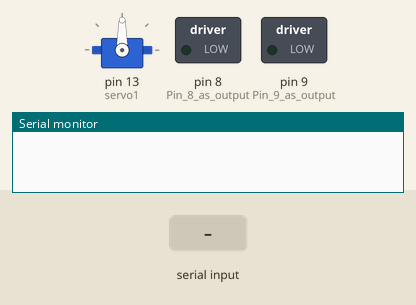
Simulated run of this sketch. Board: Arduino Uno, built with avr-gcc and run on an emulated ATmega328P. On the bench: servo, switched loads named in the sketch (green lamp = pin HIGH), the last lines printed to the serial monitor. The inputs (shaded band) are chosen by the test bench.

Above: at 6.2 s.
6.3 s: "Recycle" received over Serial
At 7.6 s:
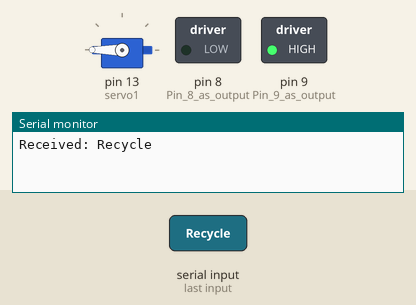
8.8 s: "Trash" received over Serial
At 11.1 s:
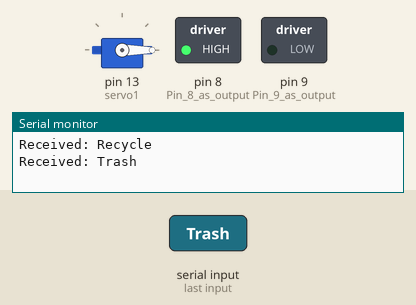
Timing chart, 0 to 13.8 s (numbered marks = the images above; inputs shaded):
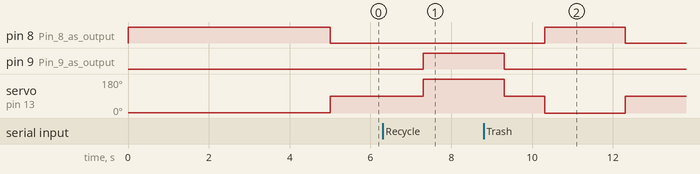

Measured:
- after the input at 6.3 s, pin 9 (Pin_9_as_output): LOW → HIGH after 1.0 s; servo on pin 13 (servo1): 90° → 180° after 1.0 s
- after the input at 8.8 s, pin 8 (Pin_8_as_output): LOW → HIGH after 1.5 s, → LOW 2.0 s later

The sketch:

sketch_feb_Ver2.ino
```cpp
#include <LiquidCrystal.h>
#include <Servo.h>

// Define servo motor objects
Servo servo1;
Servo servo2;
// Initialize the LCD with the 4-bit mode pins: RS, EN, D4, D5, D6
//LiquidCrystal lcd_1(7, 6, 5, 4, 3, 2);

// Arduino Code to dynamically receive data from Serial

String incomingData = "";  // Variable to store incoming data

void setup() {

  servo1.attach(13);  // Servo 1 connected to pin 12 a

  servo1.write(0);


  Serial.begin(9600);  // Initialize serial communication at 9600 baud rate

  pinMode(8, OUTPUT);  // Pin 8 as output
  pinMode(9, OUTPUT);  // Pin 9 as output


  // Set the voltage of each pin to HIGH (1)
  digitalWrite(8, LOW);   // Pin 8 HIGH
    digitalWrite(8, HIGH);   // Pin 8 HIGH
    servo1.write(2);
    delay(5000);
   digitalWrite(8, LOW);   // Pin 8 HIGH
    servo1.write(90);
  digitalWrite(9, LOW);   // Pin 9 HIGH


}

void loop() {
 if (Serial.available() > 0) {  // Check if data is available to read
        incomingData = Serial.readString();  // Read the incoming data
        Serial.println("Received: " + incomingData);  // Print the received data to the Serial Monitor

        // Check if data received is "Trash" or "Recycle"
        if (incomingData == "Trash") {
            digitalWrite(8, HIGH);  // Pin 8 HIGH
              servo1.write(0);
            delay(2000);             // Wait for 5 seconds
              servo1.write(90);
            digitalWrite(8, LOW);    // Pin 8 LOW
        }
        if (incomingData == "Recycle") {
            digitalWrite(9, HIGH);  // Pin 9 HIGH
              servo1.write(180);
            delay(2000);             // Wait for 3 seconds
              servo1.write(90);
            digitalWrite(9, LOW);    // Pin 9 LOW
        }

        // Clear incomingData for the next cycle
        incomingData = "";
    }
}


 /*  if (Serial.available() > 0) {  // Check if data is available to read
    String data = Serial.readString();  // Read the incoming data
    Serial.println(data);  // Print the received data to the Serial Monitor

    if(data == "Trash"){
      digitalWrite(8, HIGH);
      delay(5000);
      digitalWrite(8,LOW);
      }
      if(data == "Recycle"){
      digitalWrite(9, HIGH);
      delay(3000);
      digitalWrite(9,LOW);
      }
  }


  // Check if data is available to read
  if (Serial.available() > 0) {
    // Read the incoming byte and append it to the string
    char incomingByte = Serial.read();

    // If the byte is a newline or carriage return, we have a complete message
    if (incomingByte == '\n' || incomingByte == '\r') {
      // Print the received data to the Serial Monitor
      Serial.print("Received: ");
      Serial.println(incomingData);
      if(incomingData == "Trash"){
      digitalWrite(8, HIGH);
      delay(5000);
      digitalWrite(8,LOW);
      }
      if(incomingData == "Recycle"){
      digitalWrite(9, HIGH);
      delay(3000);
      digitalWrite(9,LOW);
      }

      // Clear the incomingData string to start receiving the next data
      incomingData = "";
    } else {
      // If it's not a newline, keep adding it to the incoming data string
      incomingData += incomingByte;
    }
  }*/
```
